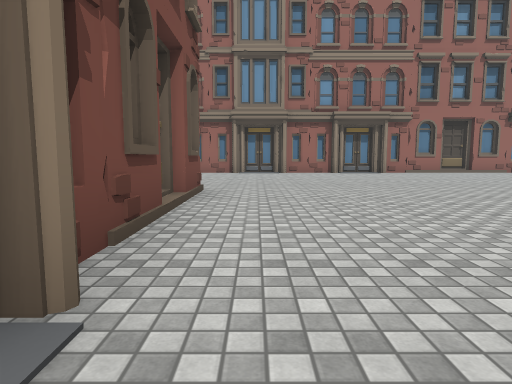
View 1 (above)

24 first-person views from a walk through a Unity game level. The camera is 1.2 m above the floor, tilts 6° down and sees 75° across. The floor is counted in squares, 2 m on a side. Each view is taken from the middle of a square. On the plan, view 1 faces up. The plan holds only what a view shows up to about 10 squares ahead; the rest is blank. The place goes on beyond the plan. Some surface patterns are stand-ins.

View 2
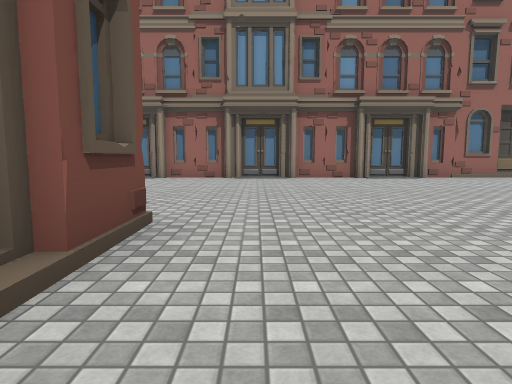

View 3
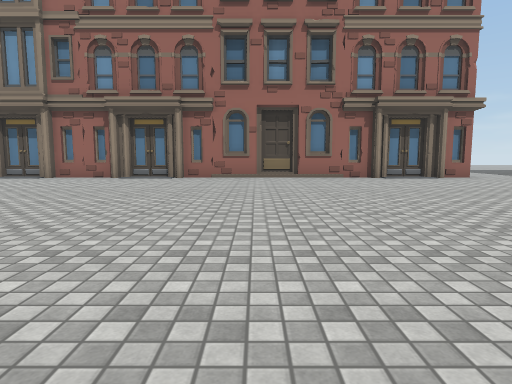

View 4
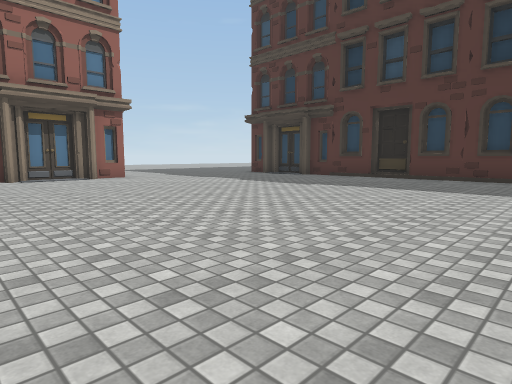

View 5
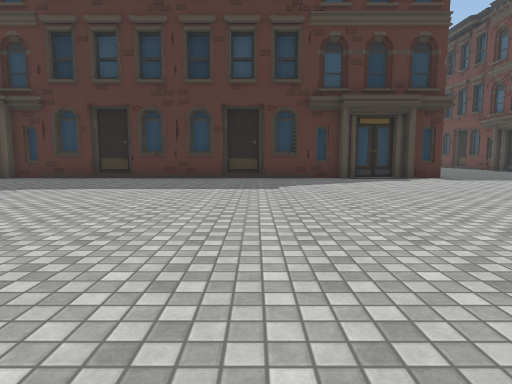

View 6
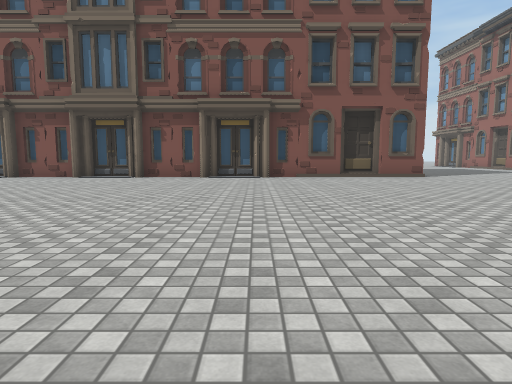

View 7
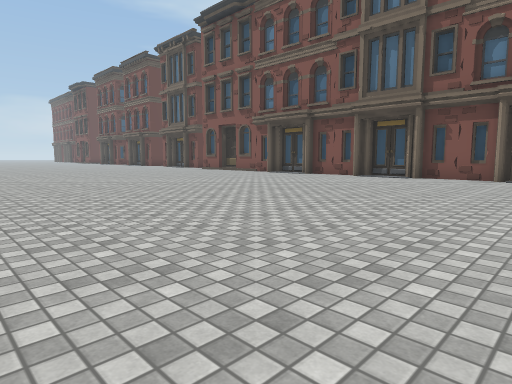

View 8
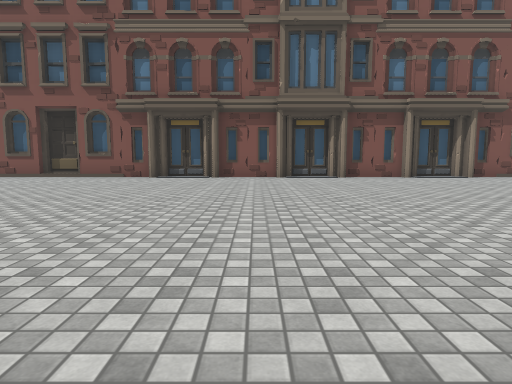

View 9
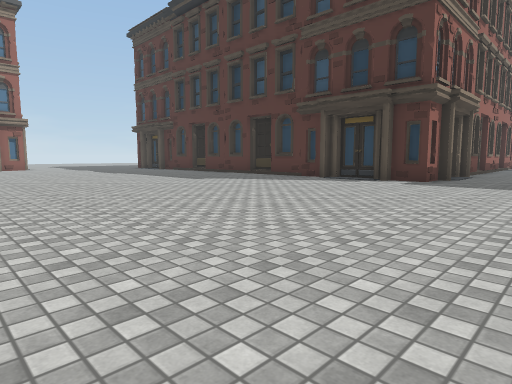

View 10
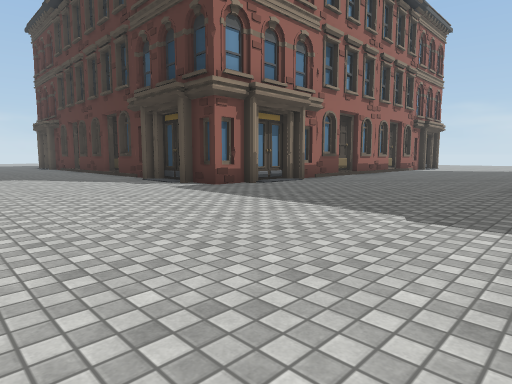

View 11
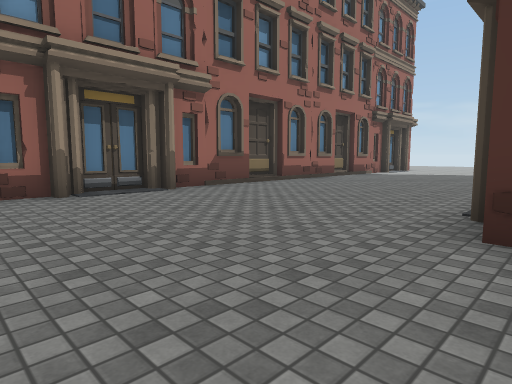

View 12
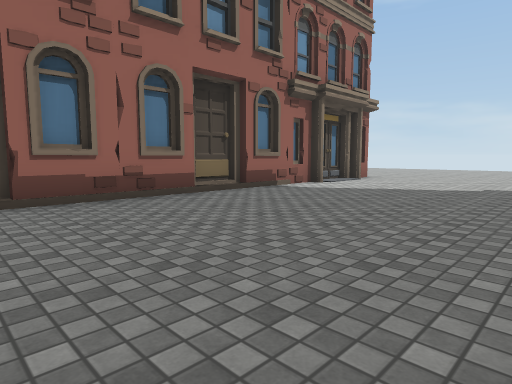

View 13
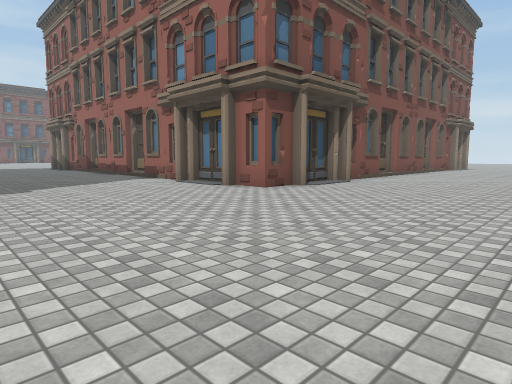

View 14
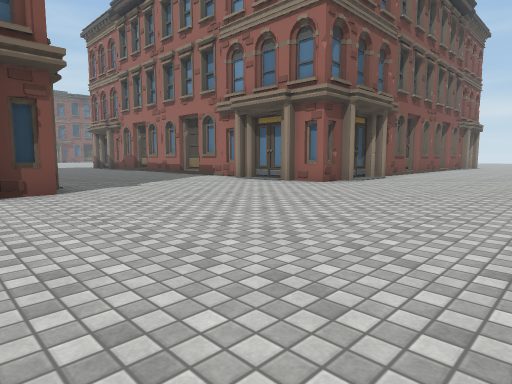

View 15
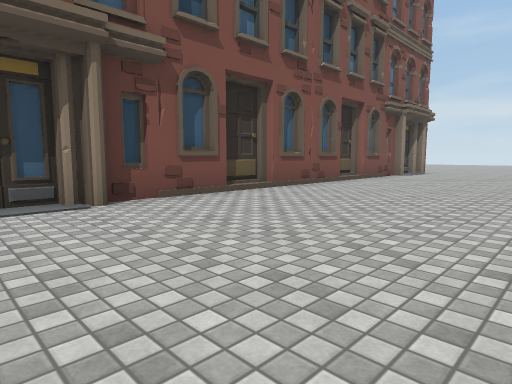

View 16
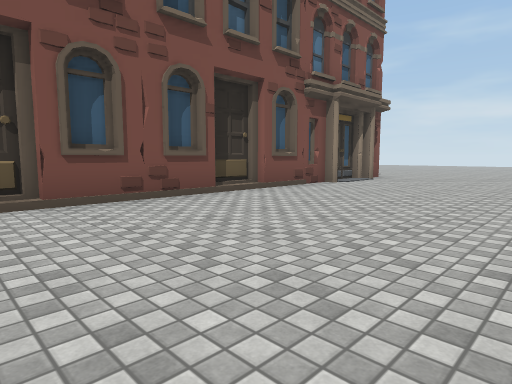

View 17
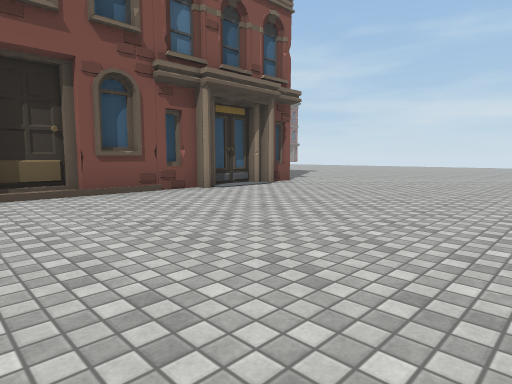

View 18
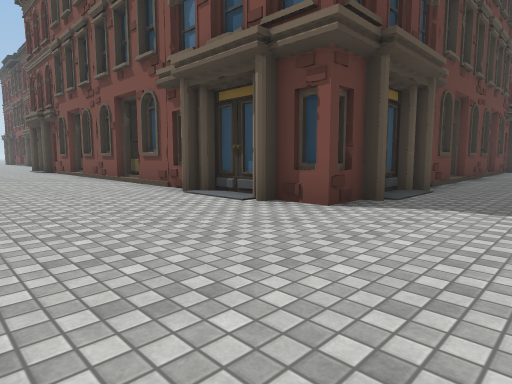

View 19
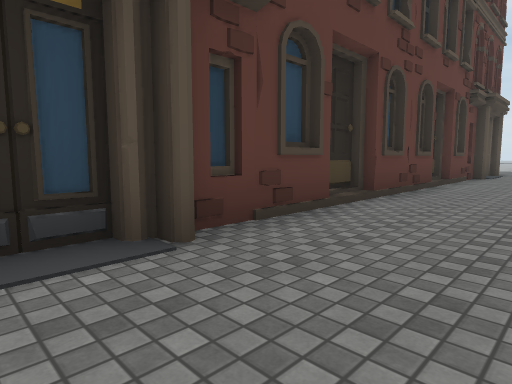

View 20
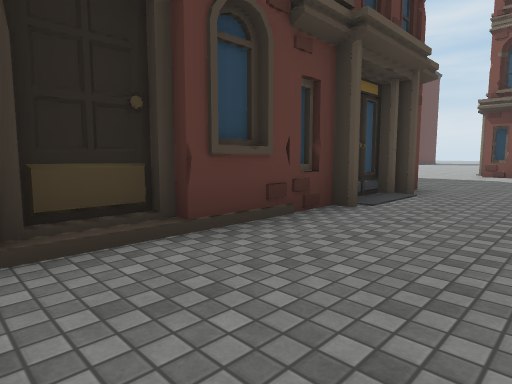

View 21
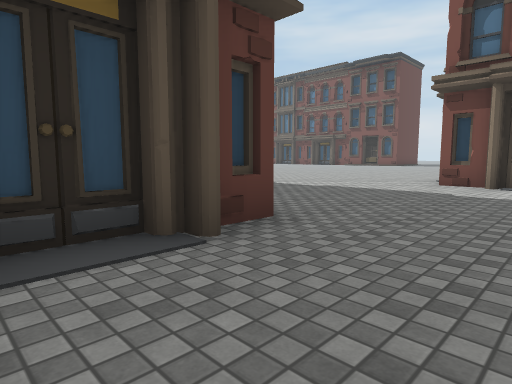

View 22
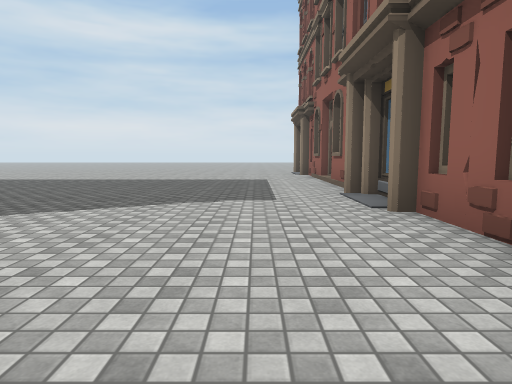

View 23
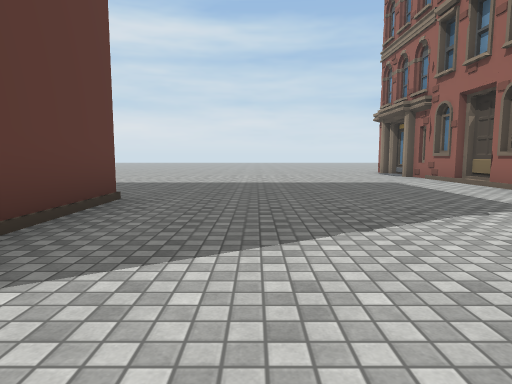

View 24
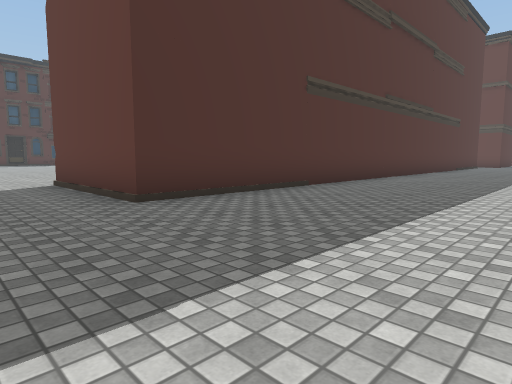

### Floor plan
Key: @ floor where view 1 was taken; # wall or solid block; . floor; / step, stairs or slope; B building; O other object.
Columns run from 9 left of view 1 to 39 right of it. Each row starts with its distance up from view 1.
 15                           .........  ...........
 14                       #.........................
 13 ###O##############O####.....#.#.B.....B.##......
 12 ............................###############.....
 11 ........................... #             #.....
 10 ............................#             #......
  9 ............................#             #......
  8 ............................#             B......
  7 ............................B             #......
  6 .....####...................#             #......
  5 .....   #...................#             #.....
  4 .....   /...................#             #.....
  3  ....   O........ ..........#             #.....
  2  ....#  #......... .........B             B.....
  1  ....#  #.......... ........#             #.....
  0  ....#  #@......... ........#             #.....
 -1  ....#  #...................#             #.....
 -2  ....#  #...................####B#####B####....
 -3   ..    #.......................................
 -4         #......... .............................
 -5         #.......................................
 -6         #.........     .........................
 -7         #.........     .........................
 -8         #.........     .......##        ##......
 -9         #.........                         .....
-10         O....  ..

Positions as (right, up) in squares from view 1, and headings:
1: (0, 0), facing up
2: (0, 3), facing up
3: (7, 3), facing up
4: (9, 3), facing up-right
5: (9, 3), facing right
6: (9, 1), facing left
7: (9, 1), facing down-left
8: (9, -5), facing left
9: (10, -5), facing up-right
10: (14, -8), facing up-right
11: (18, -8), facing up-right
12: (24, -7), facing up-right
13: (38, -7), facing up-left
14: (38, -9), facing up-left
15: (38, -1), facing up-left
16: (38, 3), facing up-left
17: (39, 6), facing up-left
18: (37, 15), facing down-left
19: (32, 15), facing down-left
20: (25, 15), facing down-left
21: (21, 15), facing down-left
22: (1, 11), facing left
23: (0, 8), facing left
24: (-9, 8), facing down-right
